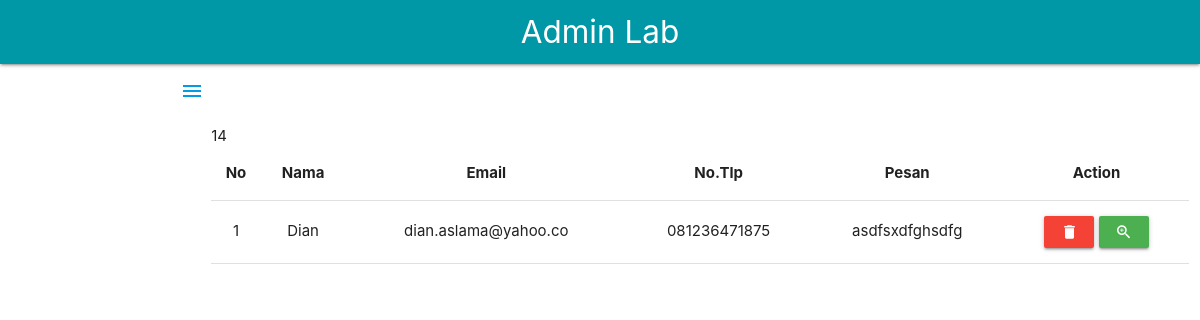
Screenshot of /index.php/control/inbox with the database file from the repository.
### tables this page shows
CREATE TABLE `formulir` (
  `id` int(30) NOT NULL,
  `nama` varchar(30) NOT NULL,
  `email` varchar(20) NOT NULL,
  `notelp` varchar(12) NOT NULL,
  `pesan` varchar(200) NOT NULL
);

### application/controllers/control.php (called while the page is built, shortened)
<?php
class Control extends CI_Controller {
	function __construct(){
		$this->load->helper('url');
		$this->load->model('modelku');
		$this->load->library('session');
	}
	public function inbox()
	{
	  $data['formulir'] = $this->modelku->getFormulir()->result();
      $this->load->view('inbox.php', $data);
	}
}

### index.php (called while the page is built, shortened)
<?php
require_once BASEPATH.'core/CodeIgniter.php';

### application/models/modelku.php (called while the page is built, shortened)
<?php
class Modelku extends CI_Model{
     public function getFormulir(){
		return $this->db->get('formulir');
	}
 }

### application/views/inbox.php (the view, shortened to what this page needs)
<!DOCTYPE html>
<html>
<head>
  <link type="text/css" rel="stylesheet" href="<?php echo base_url().'assets/css/materialize.min.css' ?>"  media="screen,projection"/>
  <link rel="stylesheet" href="https://cdnjs.cloudflare.com/ajax/libs/font-awesome/4.7.0/css/font-awesome.min.css">
  <link rel="stylesheet" type="text/css" href="<?php echo base_url().'assets/css/mycss.css' ?>">
</head>
<body>
  <div class="navbar-fixed">
    <nav class=" cyan darken-2">
     <div class="container">
      <div class="nav-wrapper">
        <a href="<?php echo base_url().'control/dashboard' ?>" class="brand-logo center">Admin Lab</a>
      </div>
    </div>
  </nav>
</div>
<div class="container section">
  <a href="#" class="sidenav-trigger" data-target="menu-side">
    <i class="material-icons">menu</i>
  </a>
</div>
<div class="row">
  <div class="col l10 offset-l2 m10 offset-m2 s12">
    <table class="highlight centered">
      <thead>
        <tr>
          <th>No</th>
          <th>Nama</th>
          <th>Email</th>
          <th>No.Tlp</th>
          <th>Pesan</th>
          <th>Action</th>
        </tr>
      </thead>
        <?php
        $no = 1;
        foreach($formulir as $f){
        ?>
        <tbody>
        <tr>
          <td><?php echo $no++ ?></td>
          <td><?php echo $f->nama ?></td>
          <td><?php echo $f->email ?></td>
          <td><?php echo $f->notelp ?></td>
          <td><?php
            $msg = $f->pesan;
            $char = strlen($msg);
            if ($char >= 33) {
              $cut_msg = substr($msg, 0, 33);
              echo $cut_msg . "...";
            }
            else {
              echo $msg;
            } ?>
          </td>
          <td>
            <a class="btn-small red" href="<?php echo base_url("control/hapus_inbox/$f->id"); ?>" type="submit" name="btnhapus" onclick="return confirm('Anda yakin menghapus data ini')">
              <i class="material-icons">delete</i>
            </a>
            <a class="btn-small green modal-trigger" href="#modal1"><i class="material-icons">zoom_in</i></a>
          </td>
        </tr>
        </tbody>
        <?php } ?>
      </table>
  </div>
</div>
</body>
</html>
</body>
</html>

### rows the page displays
formulir: nama "Dian", email "dian.aslama@yahoo.co", notelp "081236471875", pesan "asdfsxdfghsdfg"
